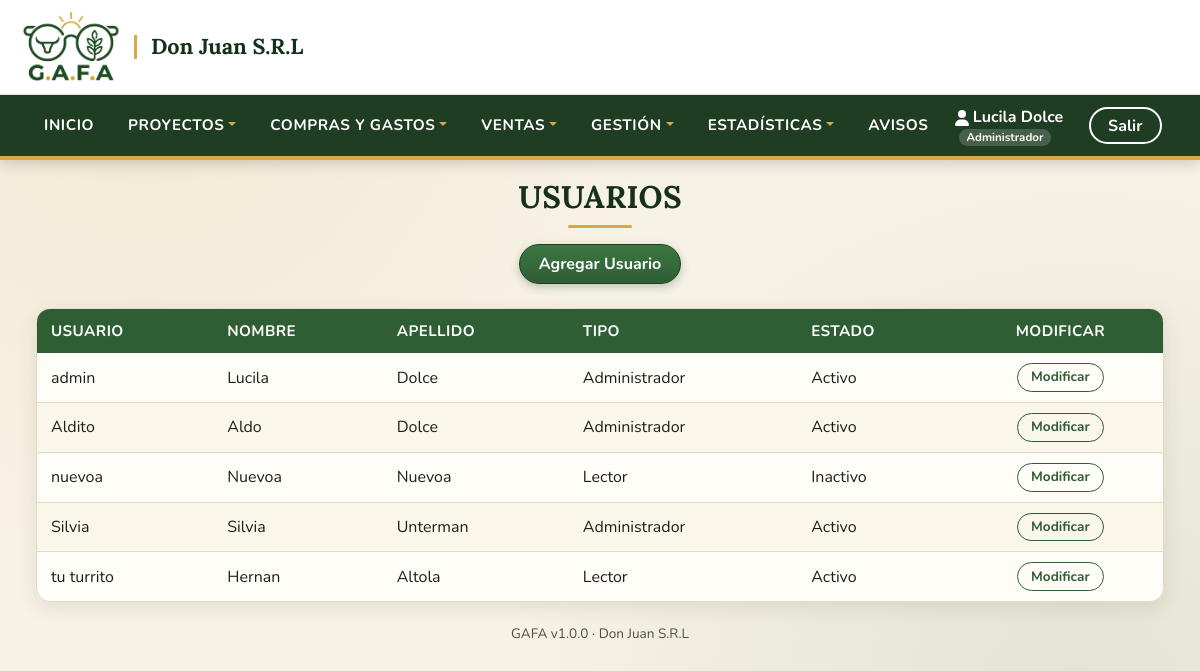
The app's page /usuarios.php?error (signed in) with its own data.
### tables this page shows
CREATE TABLE `usuarios` (
  `id_usuario` int(11) NOT NULL AUTO_INCREMENT,
  `usuario` varchar(45) NOT NULL,
  `password` varchar(255) NOT NULL,
  `nombre` varchar(45) NOT NULL,
  `apellido` varchar(45) NOT NULL,
  `id_tipoUsuario` int(11) NOT NULL,
  `id_EstadoUsuario` int(1) NOT NULL,
  PRIMARY KEY (`id_usuario`)
);

CREATE TABLE `tipo_usuario` (
  `id_tipoUsuario` int(11) NOT NULL AUTO_INCREMENT,
  `tipo` varchar(45) NOT NULL,
  PRIMARY KEY (`id_tipoUsuario`)
);

CREATE TABLE `estadousuario` (
  `id_EstadoUsuario` int(1) NOT NULL AUTO_INCREMENT,
  `estadoUsuario` varchar(10) NOT NULL,
  PRIMARY KEY (`id_EstadoUsuario`)
);

### Modelo/Auth.php (called while the page is built, shortened)
<?php
function e($valor): string
{
    return htmlspecialchars((string)$valor, ENT_QUOTES, 'UTF-8');
}
function nombrePropio(?string $texto): string
{
    $texto = trim((string)preg_replace('/\s+/u', ' ', (string)$texto));
    $palabras = explode(' ', mb_strtolower($texto, 'UTF-8'));
    foreach ($palabras as $i => $p) {
        $palabras[$i] = preg_replace_callback('/(^|[\'\-])(\p{L})/u', function ($m) {
            return $m[1] . mb_strtoupper($m[2], 'UTF-8');
        }, $p);
    }
    return implode(' ', $palabras);
}
function rolUsuario($conexion): int
{
    static $cache = [];
    $usuario = (string)($_SESSION['usuario'] ?? '');
    if (!isset($cache[$usuario])) {
        $stmt = $conexion->prepare("SELECT id_tipoUsuario FROM usuarios WHERE usuario = ?");
        $stmt->bind_param("s", $usuario);
        $stmt->execute();
        $fila = $stmt->get_result()->fetch_assoc();
        $cache[$usuario] = $fila ? (int)$fila['id_tipoUsuario'] : 0;
    }
    return $cache[$usuario];
}
function nombreRol(int $rol): string
{
    return [ROL_ADMIN => 'Administrador', ROL_LECTOR => 'Lector', ROL_OPERADOR => 'Operador'][$rol] ?? 'Sin rol';
}

### Modelo/Empresa.php (called while the page is built, shortened)
<?php
function empresaPorDefecto(): array
{
    return [
        'nombre' => 'Don Juan S.R.L',
        'lema' => 'Ganadería y Agricultura de Fácil Administración',
        'cuit' => '', 'email' => '', 'telefono' => '', 'direccion' => '',
        'color' => EMPRESA_COLOR_BASE,
        'logo' => '',
    ];
}
function empresa($conexion = null, bool $recargar = false): array
{
    static $cache = null;
    if ($cache !== null) return $cache;
    $datos = empresaPorDefecto();
    $cache = $datos;
    return $cache;
}

### usuarios.php (the view, shortened to what this page needs)
<?php
include('./Modelo/Conexion.php'); include_once('./Modelo/Auth.php'); requerirAdmin($conexion);
?>
<?php
include('./Template/Cabecera.php');
include('./Modelo/Conexion.php');
include_once('./Modelo/Auth.php');
?>
<center>
    <h1>USUARIOS</h1>
    <a href="./altaUsuario.php"><button class="btn btn-success">Agregar Usuario</button></a>
    <br/><br/>
    <table style="border:none; width:1200px;box-shadow: 5px 5px 5px 5px rgb(148, 148, 148);border-radius: 5px;background-color: whitesmoke;">
        <thead>
        <tr style="color:green; background-color:white;font-weight:bold;border-bottom: 2px solid green;">
            <th style="padding:5px;">Usuario</th>
            <th style="padding:5px;">Nombre</th>
            <th style="padding:5px;">Apellido</th>
            <th style="padding:5px;">Tipo</th>
            <th style="padding:5px;">Estado</th>
            <th style="padding:5px;text-align:center;">Modificar</th>
        </tr>
        </thead>
        <?php
        $consulta = mysqli_query($conexion, "SELECT u.id_usuario, u.usuario, u.nombre, u.apellido, t.tipo, e.estadoUsuario
            FROM usuarios u
            LEFT JOIN tipo_usuario t ON t.id_tipoUsuario = u.id_tipoUsuario
            LEFT JOIN estadousuario e ON e.id_EstadoUsuario = u.id_EstadoUsuario
            ORDER BY u.usuario ASC");
        while ($u = mysqli_fetch_assoc($consulta)) { ?>
        <tr>
            <td style="padding:5px;"><?php echo e($u['usuario']); ?></td>
            <td style="padding:5px;"><?php echo e(nombrePropio($u['nombre'])); ?></td>
            <td style="padding:5px;"><?php echo e(nombrePropio($u['apellido'])); ?></td>
            <td style="padding:5px;"><?php echo e($u['tipo']); ?></td>
            <td style="padding:5px;"><?php echo e($u['estadoUsuario']); ?></td>
            <td class="text-center text-nowrap"><a class="btn btn-sm btn-outline-success" href="./detalleUsuario.php?no=<?php echo (int)$u['id_usuario']; ?>">Modificar</a></td>
        </tr>
        <?php } ?>
    </table>
</center>
<?php
include('./Template/Pie.php');
?>

### Template/Cabecera.php (shortened to what this page needs)
<?php
include ("./Modelo/Conexion.php");
include_once('./Modelo/Auth.php');
include_once('./Modelo/Empresa.php');
$iduser = $_SESSION['usuario'];
$stmtCab = $conexion->prepare("SELECT * FROM usuarios WHERE usuario = ?");
$stmtCab->bind_param("s", $iduser);
$stmtCab->execute();
$row = $stmtCab->get_result()->fetch_assoc();
$nombre = nombrePropio($row['nombre']);
$apellido = nombrePropio($row['apellido']);
$cantAvisos = notificacionesListas($conexion) ? count(construirAvisos($conexion, configNotificaciones())) : 0;
$emp = empresa($conexion);
$rolNombre = nombreRol(rolUsuario($conexion));
?>
<!DOCTYPE html>
<html lang="es">
<head>
    <link href="https://cdn.jsdelivr.net/npm/bootstrap@5.2.0-beta1/dist/css/bootstrap.min.css" rel="stylesheet">
    <link href="https://unpkg.com/aos@2.3.1/dist/aos.css" rel="stylesheet">
	<link rel="stylesheet" href="estilos.css">
	<link rel="stylesheet" href="Css/tema.css">
</head>
<body>
<header class="hea-pri" >
	<div class="titPrincipal">
		<a href="./inicio.php" class="marca" title="Ir al inicio">
			<img src="imgs/GAFA_LOGO_oscuro.png" alt="GAFA - Ganadería y Agricultura de Fácil Administración">
			<span class="marca-texto"><?php echo e($emp['nombre']); ?></span>
		</a>
	</div>
    <nav class="navbar navbar-expand-lg navbar-light" style="border-bottom: 1px solid #0a6111;">
        <div class="container-fluid navpri">
            <div class="collapse navbar-collapse" id="navbarNav" >
                <ul class="navbar-nav">
				<li class="nav-item">
					<a href="./inicio.php" class="nav-link" style="color: #0a6111;" aria-current="page">Inicio</a>
				</li>
                <li class="nav-item dropdown">
                        <a href="#" class="nav-link dropdown-toggle " id="navbarDropdown" role="button" data-bs-toggle="dropdown" aria-expanded="false" style="color: #0a6111;">Proyectos</a>
                    </li>
                    <li class="nav-item dropdown">
                        <a href="#" class="nav-link dropdown-toggle " id="navbarDropdown" role="button" data-bs-toggle="dropdown" aria-expanded="false" style="color: #0a6111;">Compras y Gastos</a>
                    </li>
					<li class="nav-item dropdown">
                        <a href="#" class="nav-link dropdown-toggle " id="navbarDropdown" role="button" data-bs-toggle="dropdown" aria-expanded="false" style="color: #0a6111;">Ventas</a>
                    </li>
					<li class="nav-item dropdown">
                        <a href="#" class="nav-link dropdown-toggle " id="navbarDropdown" role="button" data-bs-toggle="dropdown" aria-expanded="false" style="color: #0a6111;">Gestión</a>
                    </li>
					<li class="nav-item dropdown">
                        <a href="#" class="nav-link dropdown-toggle " id="navbarDropdown" role="button" data-bs-toggle="dropdown" aria-expanded="false" style="color: #0a6111;">Estadísticas</a>
                    </li>
					<li class="nav-item"><a href="./avisos.php" class="nav-link">Avisos<?php if ($cantAvisos > 0) { ?> <span class="badge-avisos"><?php echo (int)$cantAvisos; ?></span><?php } ?></a></li>
                </ul>
            </div>
            <div class="exit">
				<div class="exit-name">
				<p><svg xmlns="http://www.w3.org/2000/svg" height="1em" viewBox="0 0 448 512"><path d="M224 256A128 128 0 1 0 224 0a128 128 0 1 0 0 256zm-45.7 48C79.8 304 0 383.8 0 482.3C0 498.7 13.3 512 29.7 512H418.3c16.4 0 29.7-13.3 29.7-29.7C448 383.8 368.2 304 269.7 304H178.3z"/></svg>&nbsp<?php echo htmlspecialchars($nombre." ".$apellido, ENT_QUOTES, 'UTF-8'); ?> <small class="rol-usuario"><?php echo e($rolNombre); ?></small></p>
				</div>
				<div class="exit-exit">
					<a href="./login.php">
						<button class="btn btn-outline-success">Salir</button>
					</a>
				</div>
			</div>
        </div>
    </nav>
</header>

### estilos.css (style rules this page uses)
* { margin: 0; padding: 0; box-sizing: border-box; font-family: 'Montserrat Alternates', sans-serif; }
body { background-color: whitesmoke; object-fit: cover; background-repeat: no-repeat; background-position: center center; justify-content: center; align-items: center; height: auto; }
a { text-decoration: none; }
h1 { color: #0a6111; display: block; font-size: 2em; margin-block-start: 0.67em; margin-block-end: 0.67em; margin-inline-start: 0px; margin-inline-end: 0px; font-weight: bold; }
.titPrincipal { width: 100%; height: 40px; display: flex; justify-content: flex-start; }
p { margin: 0%; }
.exit { padding: 10px; display: flex; justify-content: center; align-items: center; flex-direction: row; gap: 20px; font-family: 'Montserrat Alternates', sans-serif; }

### records on screen
usuarios: nombre+apellido "Lucila Dolce", usuario "admin", nombre "Lucila", apellido "Dolce", id_tipoUsuario.tipo "Administrador", id_EstadoUsuario.estadoUsuario "Activo"
usuarios: usuario "Aldito", nombre "Aldo", apellido "Dolce", id_tipoUsuario.tipo "Administrador", id_EstadoUsuario.estadoUsuario "Activo"
usuarios: usuario "nuevoa", nombre "Nuevoa", apellido "Nuevoa", id_tipoUsuario.tipo "Lector", id_EstadoUsuario.estadoUsuario "Inactivo"
usuarios: usuario "Silvia", nombre "Silvia", apellido "Unterman", id_tipoUsuario.tipo "Administrador", id_EstadoUsuario.estadoUsuario "Activo"
usuarios: usuario "tu turrito", nombre "Hernan", apellido "Altola", id_tipoUsuario.tipo "Lector", id_EstadoUsuario.estadoUsuario "Activo"

### other values on screen
$emp['nombre'] "Don Juan S.R.L"
$rolNombre "Administrador"
GAFA_VERSION "1.0.0"
empresa()['nombre'] "Don Juan S.R.L"
